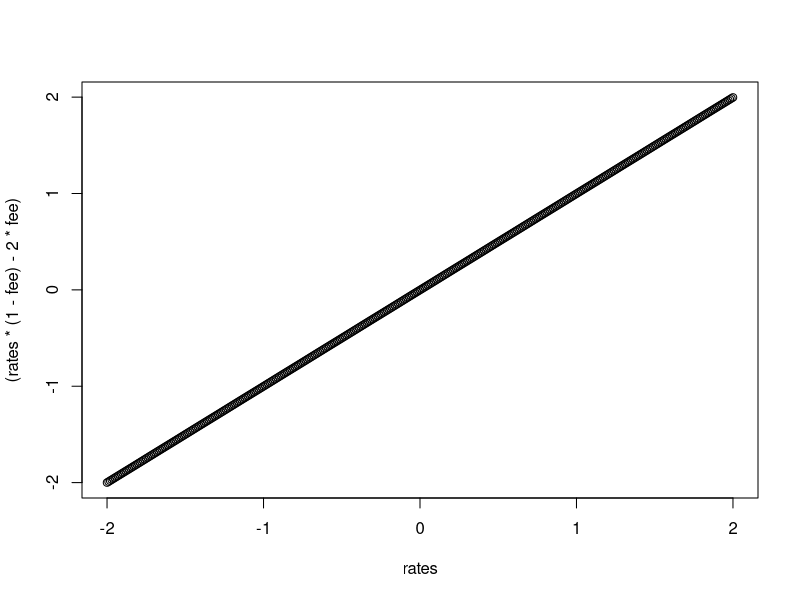
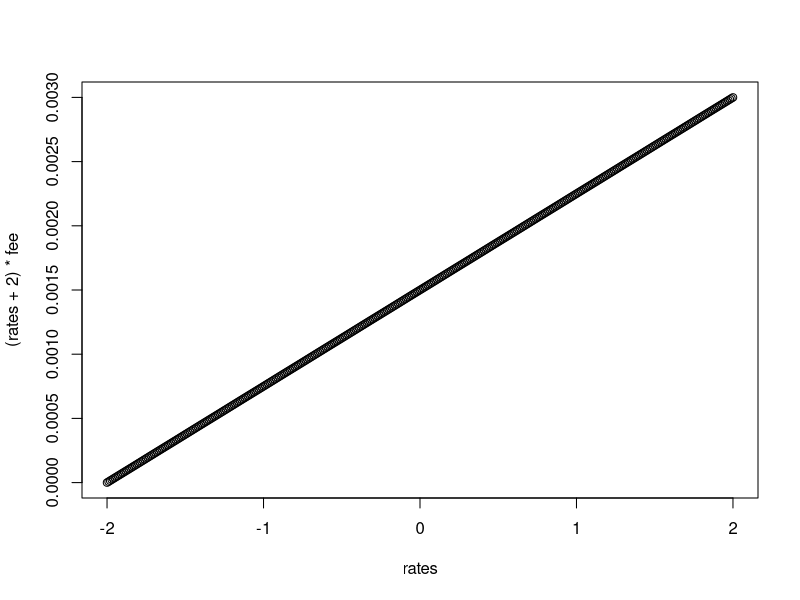

These charts were generated, in order, by the following R code:
fee <- 0.00075 # fee percentage
c0 <- 10 # dollars
p0 <- 1.6 # Initial coin price

(r <- 2*fee / (1 - fee)) # win yield
(r <- -0.01) # win yield # 2*fee / (1 - fee) tie

# buy
(mount <- c0/p0) # coins
# fee in dollars
feeCapitalBuy <- mount*p0*fee

# sale
p1 <- p0*(1+r) # new price
c1 <- mount*p1 - feeCapitalBuy
feeCapitalSale <- mount*p1*fee
# mount <- 0

(c2 <- c1 - feeCapitalSale)
(realYield <- (c2 - c0) / c0)



# Total
(c2 <- c1 - feeCapitalSale)
(mount*p1 - feeCapitalBuy) - mount*p1*fee
(mount*p1 - mount*p0*fee) - mount*p1*fee
(mount*p1 - mount*p0*fee) - mount*p1*fee
((c0/p0)*p1 - (c0/p0)*p0*fee) - (c0/p0)*p1*fee
(c0/p0)*(p1 - p0*fee - p1*fee)
(c0/p0)*(p1 - fee*(p0 + p1)) # ...(1)
c0*(p1 - fee*p0 - p1*fee)/p0 
c0*((1 - fee)*p1 - (1 - 1 + fee)*p0)/p0
c0*((1 - fee)*p1 - (- 1 + fee)*p0 - p0)/p0
c0*((1 - fee)*p1 + (1 - fee)*p0 - p0)/p0
c0*((1 - fee)*(p1 + p0) - p0)/p0
c0*((1 - fee)*(p1 + p0)/p0 - 1)

# De (1)
c0*((p1/p0) - fee*(1 + (p1/p0)))
c0*((1+r) - fee*(1 + (1+r)))
c0*(1 + r - fee*(2 + r))
c0*(1 + r - fee*(2 + r))
c0*(1 + r - 2*fee - r*fee)
c0*(1 - 2*fee + r*(1 - fee))


# Despejando mínimo r para no perder:
c0*(1 - 2*fee + r*(1 - fee)) >= c0
1 - 2*fee + r*(1 - fee) >= 1
- 2*fee + r*(1 - fee) >= 0
r*(1 - fee) >= 2*fee
r >= 2*fee / (1 - fee)


# Real Yield
(realYield <- (c2 - c0) / c0)
((c2 - c0) / c0)
((c1 - feeCapitalSale - c0) / c0)
((mount*p1 - feeCapitalBuy - feeCapitalSale - c0) / c0)
(((c0/p0)*p1 - (c0/p0)*p0*fee - (c0/p0)*p1*fee - c0) / c0)
((1/p0)*p1 - (1/p0)*p0*fee - (1/p0)*p1*fee - 1)
((p1/p0) - fee - fee*p1/p0 - 1)
((p1/p0)*(1 - fee) - fee - 1)
((1 + r)*(1 - fee) - fee - 1)
(1 - fee + r - r*fee - fee - 1)
(r - r*fee - 2*fee)
(r*(1 - fee) - 2*fee) # (1-fee) is the slope and -2*fee is the intersect


# Real Yield plot:
rates <- seq(-2, 2, 0.01)

plot(x = rates, y = (rates*(1 - fee) - 2*fee))

# Diferencia entre real yield y yield sin fees
rates - (rates*(1 - fee) - 2*fee)
rates - (rates - rates*fee - 2*fee)
rates*fee + 2*fee
(rates + 2)*fee # Entre más grande sea el yield, mayor es el fee. 
# ¿Si pierdes más de 200 %, te pagan?
plot(x = rates, y = (rates + 2)*fee)

# A qué tasa los fees aumentan? Usar EDOs?
